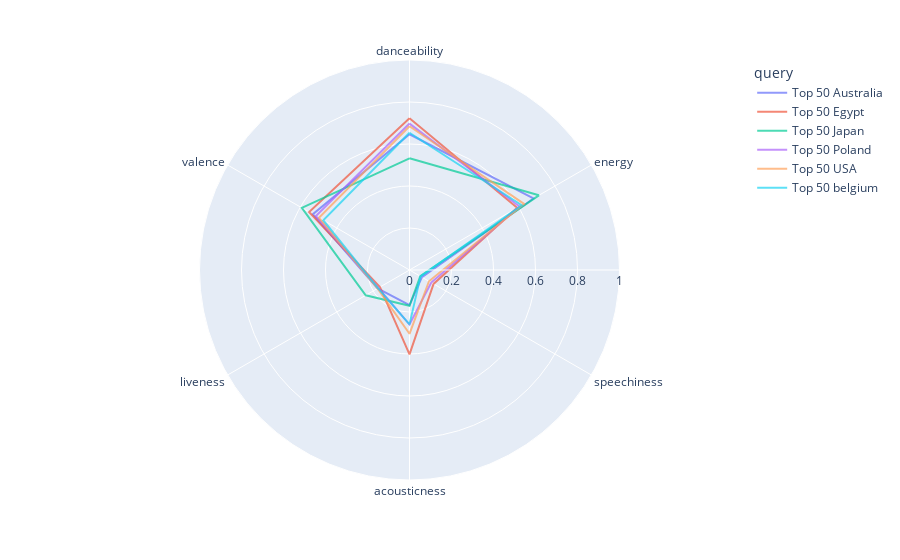

Here is the notebook cell this chart was saved with:
### Code cell
melted = pd.melt(unpivoted, id_vars=["query"])

fig = px.line_polar(melted, r="value", theta="variable", color="query",
                            line_close=True, range_r=[0,1])
#fig.update_traces(fill='toself')
fig.update_traces(opacity=0.7)
fig

### Figure 1 — Plotly figure (JSON) as saved in the notebook; plotly's stock layout.template omitted (floating-point values rounded to 4 significant figures)
{"data": [{"hovertemplate": "query=Top 50 Australia<br>value=%{r}<br>variable=%{theta}<extra></extra>", "legendgroup": "Top 50 Australia", "line": {"color": "#636efa", "dash": "solid"}, "marker": {"symbol": "circle"}, "mode": "lines", "name": "Top 50 Australia", "opacity": 0.7, "r": [0.6464, 0.6812, 0.06835, 0.1671, 0.1752, 0.5313, 0.6464], "showlegend": true, "subplot": "polar", "theta": ["danceability", "energy", "speechiness", "acousticness", "liveness", "valence", "danceability"], "type": "scatterpolar"}, {"hovertemplate": "query=Top 50 Egypt<br>value=%{r}<br>variable=%{theta}<extra></extra>", "legendgroup": "Top 50 Egypt", "line": {"color": "#EF553B", "dash": "solid"}, "marker": {"symbol": "circle"}, "mode": "lines", "name": "Top 50 Egypt", "opacity": 0.7, "r": [0.7224, 0.5919, 0.1323, 0.4021, 0.1625, 0.552, 0.7224], "showlegend": true, "subplot": "polar", "theta": ["danceability", "energy", "speechiness", "acousticness", "liveness", "valence", "danceability"], "type": "scatterpolar"}, {"hovertemplate": "query=Top 50 Japan<br>value=%{r}<br>variable=%{theta}<extra></extra>", "legendgroup": "Top 50 Japan", "line": {"color": "#00cc96", "dash": "solid"}, "marker": {"symbol": "circle"}, "mode": "lines", "name": "Top 50 Japan", "opacity": 0.7, "r": [0.5318, 0.7114, 0.05939, 0.1707, 0.2407, 0.592, 0.5318], "showlegend": true, "subplot": "polar", "theta": ["danceability", "energy", "speechiness", "acousticness", "liveness", "valence", "danceability"], "type": "scatterpolar"}, {"hovertemplate": "query=Top 50 Poland<br>value=%{r}<br>variable=%{theta}<extra></extra>", "legendgroup": "Top 50 Poland", "line": {"color": "#ab63fa", "dash": "solid"}, "marker": {"symbol": "circle"}, "mode": "lines", "name": "Top 50 Poland", "opacity": 0.7, "r": [0.6972, 0.6048, 0.1196, 0.2598, 0.1713, 0.5147, 0.6972], "showlegend": true, "subplot": "polar", "theta": ["danceability", "energy", "speechiness", "acousticness", "liveness", "valence", "danceability"], "type": "scatterpolar"}, {"hovertemplate": "query=Top 50 USA<br>value=%{r}<br>variable=%{theta}<extra></extra>", "legendgroup": "Top 50 USA", "line": {"color": "#FFA15A", "dash": "solid"}, "marker": {"symbol": "circle"}, "mode": "lines", "name": "Top 50 USA", "opacity": 0.7, "r": [0.6846, 0.6299, 0.1071, 0.3038, 0.1759, 0.498, 0.6846], "showlegend": true, "subplot": "polar", "theta": ["danceability", "energy", "speechiness", "acousticness", "liveness", "valence", "danceability"], "type": "scatterpolar"}, {"hovertemplate": "query=Top 50 belgium<br>value=%{r}<br>variable=%{theta}<extra></extra>", "legendgroup": "Top 50 belgium", "line": {"color": "#19d3f3", "dash": "solid"}, "marker": {"symbol": "circle"}, "mode": "lines", "name": "Top 50 belgium", "opacity": 0.7, "r": [0.6537, 0.6168, 0.0606, 0.2588, 0.1736, 0.4743, 0.6537], "showlegend": true, "subplot": "polar", "theta": ["danceability", "energy", "speechiness", "acousticness", "liveness", "valence", "danceability"], "type": "scatterpolar"}], "layout": {"legend": {"title": {"text": "query"}, "tracegroupgap": 0}, "margin": {"t": 60}, "polar": {"angularaxis": {"direction": "clockwise", "rotation": 90}, "domain": {"x": [0, 1], "y": [0, 1]}, "radialaxis": {"range": [0, 1]}}}}
